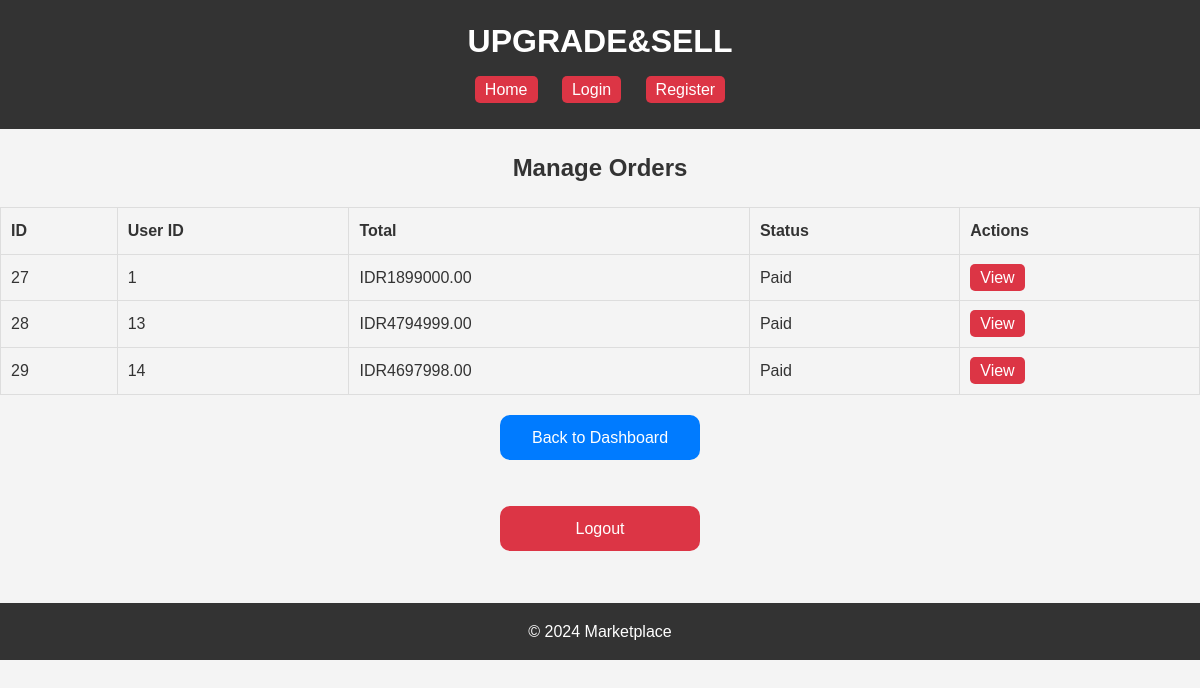
Screenshot of /manage_orders.php (signed in) with the database file from the repository.
### tables this page shows
CREATE TABLE `orders` (
  `id` int(11) NOT NULL,
  `user_id` int(11) NOT NULL,
  `total` decimal(10,2) NOT NULL,
  `status` varchar(50) NOT NULL DEFAULT '''paid''',
  `created_at` timestamp NOT NULL DEFAULT current_timestamp()
);

### manage_orders.php (the view, shortened to what this page needs)
<?php
include 'Includes_Header.php';
include 'DatabaseConf.php';
$stmt = $pdo->query("SELECT * FROM orders");
$orders = $stmt->fetchAll();
?>
<!DOCTYPE html>
<html lang="en">
<head>
</head>
<body>
    <h2>Manage Orders</h2>
    <table border="1">
        <tr>
            <th>ID</th>
            <th>User ID</th>
            <th>Total</th>
            <th>Status</th>
            <th>Actions</th>
        </tr>
        <?php foreach ($orders as $order): ?>
        <tr>
            <td><?= htmlspecialchars($order['id']) ?></td>
            <td><?= htmlspecialchars($order['user_id']) ?></td>
            <td>IDR<?= htmlspecialchars($order['total']) ?></td>
            <td><?= htmlspecialchars($order['status']) ?></td>
            <td>
                <a href="view_order.php?order_id=<?= htmlspecialchars($order['id']) ?>&user_id=<?= htmlspecialchars($order['user_id']) ?>">View</a>
            </td>
        </tr>
        <?php endforeach; ?>
    </table>
    <div class="dashboard">
    <a href="admin_dashboard.php">Back to Dashboard</a>
    <br>
    <a href="logout.php" class="logout">Logout</a>
    </div><br><br>
</body>
</html>
<?php include 'Includes_Footer.php'; ?>

### CSS.css (style rules this page uses)
body { font-family: Arial, sans-serif; margin: 0; padding: 0; background-color: #f4f4f4; }
h2, h3 { color: #333; }
table th, table td { padding: 10px; border: 1px solid #ddd; text-align: justify; }
table tr td a { padding: 5px 10px; background-color: #dc3545; color: white; text-decoration: none; border-radius: 5px; }
* { margin: 0; padding: 0; box-sizing: border-box; }
body { font-family: Arial, sans-serif; background-color: #f4f4f4; color: #333; line-height: 1.6; }
h2 { text-align: center; margin: 20px 0; }
table { width: 100%; border-collapse: collapse; margin: 20px 0; }
table th { background: #f4f4f4; }
a { padding: 5px 10px; background-color: #dc3545; color: white; text-decoration: none; border-radius: 5px; text-decoration: none; }
.dashboard { display: flex; flex-direction: column; gap: 10px; align-items: center; margin-top: 20px; }
.dashboard a { display: block; width: 200px; padding: 10px; background: #007bff; color: white; text-align: center; border-radius: 10px; transition: background 0.3s ease; }
.dashboard .logout { background: #dc3545; }

### rows the page displays
orders: id "27", user "1", total "1899000.00", status "Paid"
orders: id "28", user "13", total "4794999.00", status "Paid"
orders: id "29", user "14", total "4697998.00", status "Paid"
